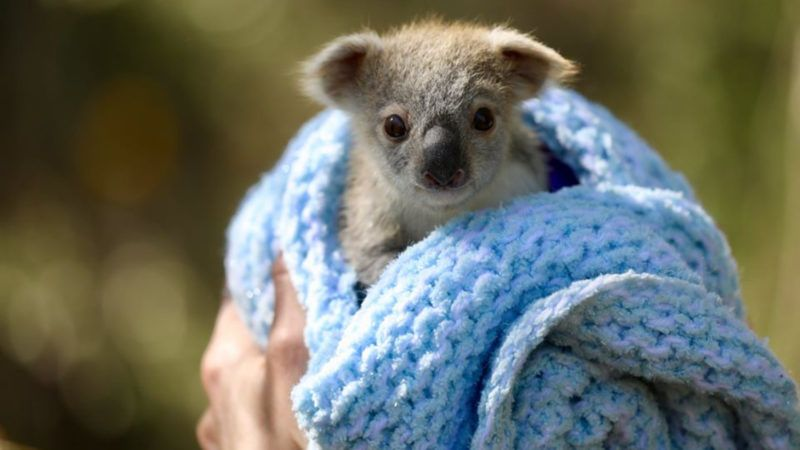
#> input picture 西安_数据科学初步/0103-numpy/numpy_code_add/koala.jpeg, 800 x 450 px
$ jupyter execute numpy_basic_add.ipynb
#> lines starting #> are read from the running program, lines starting #| are printed output that depends on the picture
## Numpy基本练习

[cell 1]
import numpy as np
import time

[cell 2]
A = np.random.rand(100,100)
B = np.random.rand(100,100)
Alist = A.tolist();
Blist = B.tolist();

* 请在下面用三重循环写出Alist和Blist矩阵相乘

[cell 3]
time_start=time.time()
# 请在下面写代码
Clist = []
for i in range(len(Alist)):
    Crow = []
    for j in range(len(Blist[0])):
        c = 0
        for k in range(len(Alist[i])):
            c += Alist[i][k] * Blist[k][j]
        Crow.append(c)
    Clist.append(Crow)
time_end = time.time()
print ("Time elapse:",(time_end - time_start))

* 请在下面用Numpy的方式计算A和B两个ndarray相乘

[cell 4]
time_start=time.time()
# 请在下面写代码
C = A@B
time_end = time.time()
print ("Time elapse:",(time_end - time_start))

* 请初始化二维ndarray arr1 = [[0,1,2],[2,3,4]]

[cell 5]
arr1 = np.array([[0,1,2],[2,3,4]])
arr1

* 请初始化一维ndarray arr2，包含0到20的偶数

[cell 6]
arr2 = np.arange(0,20,2)
arr2

* 请初始化5\*2的矩阵arr3，从第一行到最后一行，包含0到20的偶数

[cell 7]
arr3 = np.arange(0,20,2).reshape(5,2)
arr3

* 请初始化5\*5的单位矩阵arr4

[cell 8]
arr4 = np.eye(5)
arr4

* Consider the two-dimensional array, arr2d. Write a code to slice this array to display the last column

[cell 9]
arr2d = np.array([[1, 2, 3], [4, 5, 6], [7, 8, 9]])

[cell 10]
arr2d[:,2]

* Write a code to slice this array to display the last 2 elements of middle array

[cell 11]
arr2d[1,1:]

* 请写一个有关Broadcasting的例子

[cell 12]
a = np.arange(3)
b = np.arange(9).reshape(3,3)
print(a)
print(b)
print(a*b)

## 使用Numpy处理图像数据

[cell 13]
from PIL import Image
from numpy import asarray
# load the image
image = Image.open('koala.jpeg')
#> image is the input picture: PIL image 800x450 RGB; mean R, G, B 105.2, 110.3, 100.4
# convert image to numpy array
data = asarray(image)
print(type(data))
#| <class 'numpy.ndarray'>
# summarize shape
print(data.shape)
#| (450, 800, 3)

# create Pillow image
image2 = Image.fromarray(data)
print(type(image2))
#| <class 'PIL.Image.Image'>

# summarize image details
print(image2.mode)
#| RGB
print(image2.size)
#| (800, 450)

[cell 14]
data

[cell 15]
# load and display an image with Matplotlib
from matplotlib import image
from matplotlib import pyplot
# load image as pixel array
image = image.imread('koala.jpeg')
# summarize shape of the pixel array
print(image.dtype)
#| uint8
print(image.shape)
#| (450, 800, 3)
# display the array of pixels as an image
pyplot.imshow(image)
pyplot.show()

[cell 16]
im = np.array(Image.open('koala.jpeg').convert('L'))
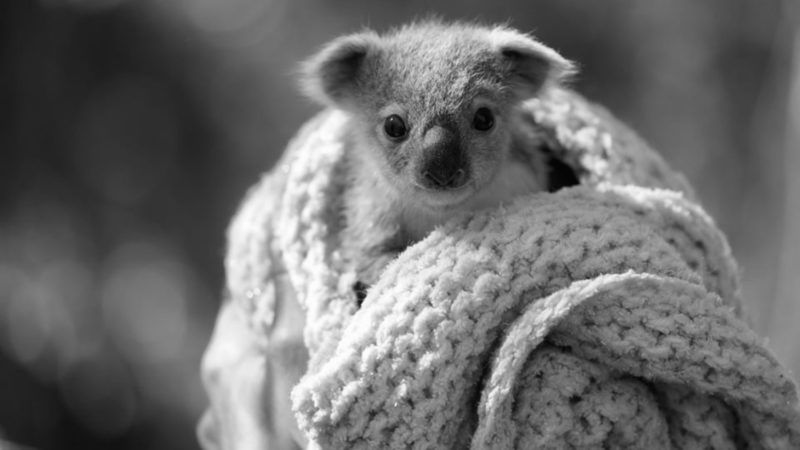
#> im: shape (450, 800); min 1, max 255, mean 107.6
gr_im= Image.fromarray(im).save('gr_koala.png')

[cell 17]
load_img_rz = np.array(Image.open('koala.jpeg').resize((200,200)))
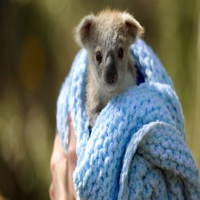
#> load_img_rz: shape (200, 200, 3); mean R, G, B 105.2, 110.3, 100.4
Image.fromarray(load_img_rz).save('r_koala.jpeg')
print("After resizing:",load_img_rz.shape)
#| After resizing: (200, 200, 3)

[cell 18]
im = np.array(Image.open('koala.jpeg'))

print("Before trimming:",im.shape)
#| Before trimming: (450, 800, 3)

im_trim = im[128:384, 128:384]
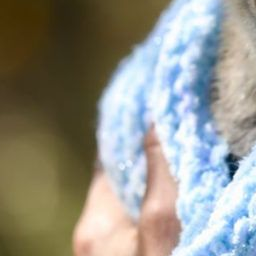
#> im_trim: shape (256, 256, 3); mean R, G, B 149, 148.5, 139
print("After trimming:",im_trim.shape)
#| After trimming: (256, 256, 3)

Image.fromarray(im_trim).save('trim_koala.jpeg')
